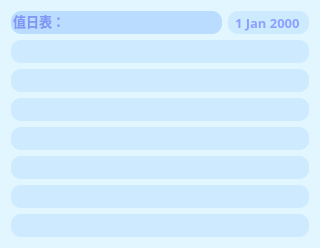
<?xml version="1.0" encoding="UTF-8"?>
<ui version="4.0">
 <class>top_window_main</class>
 <widget class="QWidget" name="top_window_main">
  <property name="geometry">
   <rect>
    <x>0</x>
    <y>0</y>
    <width>320</width>
    <height>248</height>
   </rect>
  </property>
  <property name="font">
   <font>
    <family>仿宋</family>
    <pointsize>10</pointsize>
    <weight>50</weight>
    <italic>false</italic>
    <bold>false</bold>
   </font>
  </property>
  <property name="windowTitle">
   <string>值日表</string>
  </property>
  <property name="windowOpacity">
   <double>0.950000000000000</double>
  </property>
  <property name="styleSheet">
   <string notr="true">background-color: rgb(226, 246, 255);
border-radius:10px;</string>
  </property>
  <layout class="QVBoxLayout" name="verticalLayout_2">
   <item>
    <layout class="QVBoxLayout" name="verticalLayout" stretch="1,1,1,1,1,1,1,1">
     <item>
      <layout class="QHBoxLayout" name="horizontalLayout">
       <item>
        <widget class="QLineEdit" name="lineEdit">
         <property name="sizePolicy">
          <sizepolicy hsizetype="Expanding" vsizetype="Preferred">
           <horstretch>0</horstretch>
           <verstretch>0</verstretch>
          </sizepolicy>
         </property>
         <property name="font">
          <font>
           <family>仿宋</family>
           <pointsize>10</pointsize>
           <weight>75</weight>
           <italic>false</italic>
           <bold>true</bold>
           <stylestrategy>PreferAntialias</stylestrategy>
          </font>
         </property>
         <property name="styleSheet">
          <string notr="true">color: rgb(130, 150, 245);
background-color: rgb(185, 220, 255);
border-radius:10px;</string>
         </property>
         <property name="text">
          <string>值日表：</string>
         </property>
         <property name="frame">
          <bool>false</bool>
         </property>
         <property name="readOnly">
          <bool>true</bool>
         </property>
        </widget>
       </item>
       <item>
        <widget class="QDateEdit" name="dateEdit">
         <property name="sizePolicy">
          <sizepolicy hsizetype="Minimum" vsizetype="Preferred">
           <horstretch>0</horstretch>
           <verstretch>0</verstretch>
          </sizepolicy>
         </property>
         <property name="font">
          <font>
           <family>仿宋</family>
           <pointsize>10</pointsize>
           <weight>75</weight>
           <italic>false</italic>
           <bold>true</bold>
          </font>
         </property>
         <property name="layoutDirection">
          <enum>Qt::LeftToRight</enum>
         </property>
         <property name="styleSheet">
          <string notr="true">color: rgb(140, 160, 255);
background-color: rgb(205, 234, 255);
border-radius:10px;</string>
         </property>
         <property name="alignment">
          <set>Qt::AlignCenter</set>
         </property>
         <property name="readOnly">
          <bool>true</bool>
         </property>
         <property name="buttonSymbols">
          <enum>QAbstractSpinBox::NoButtons</enum>
         </property>
         <property name="calendarPopup">
          <bool>false</bool>
         </property>
         <property name="timeSpec">
          <enum>Qt::LocalTime</enum>
         </property>
        </widget>
       </item>
      </layout>
     </item>
     <item>
      <widget class="QLineEdit" name="lineEdit_2">
       <property name="sizePolicy">
        <sizepolicy hsizetype="Expanding" vsizetype="Preferred">
         <horstretch>0</horstretch>
         <verstretch>0</verstretch>
        </sizepolicy>
       </property>
       <property name="font">
        <font>
         <family>仿宋</family>
         <pointsize>10</pointsize>
         <weight>75</weight>
         <bold>true</bold>
        </font>
       </property>
       <property name="styleSheet">
        <string notr="true">color: rgb(140, 160, 255);
background-color: rgb(205, 234, 255);
border-radius:10px;</string>
       </property>
       <property name="readOnly">
        <bool>true</bool>
       </property>
      </widget>
     </item>
     <item>
      <widget class="QLineEdit" name="lineEdit_3">
       <property name="sizePolicy">
        <sizepolicy hsizetype="Expanding" vsizetype="Preferred">
         <horstretch>0</horstretch>
         <verstretch>0</verstretch>
        </sizepolicy>
       </property>
       <property name="font">
        <font>
         <family>仿宋</family>
         <pointsize>10</pointsize>
         <weight>75</weight>
         <bold>true</bold>
        </font>
       </property>
       <property name="styleSheet">
        <string notr="true">color: rgb(140, 160, 255);
background-color: rgb(205, 234, 255);
border-radius:10px;</string>
       </property>
       <property name="readOnly">
        <bool>true</bool>
       </property>
      </widget>
     </item>
     <item>
      <widget class="QLineEdit" name="lineEdit_4">
       <property name="sizePolicy">
        <sizepolicy hsizetype="Expanding" vsizetype="Preferred">
         <horstretch>0</horstretch>
         <verstretch>0</verstretch>
        </sizepolicy>
       </property>
       <property name="font">
        <font>
         <family>仿宋</family>
         <pointsize>10</pointsize>
         <weight>75</weight>
         <bold>true</bold>
        </font>
       </property>
       <property name="styleSheet">
        <string notr="true">color: rgb(140, 160, 255);
background-color: rgb(205, 234, 255);
border-radius:10px;</string>
       </property>
       <property name="readOnly">
        <bool>true</bool>
       </property>
      </widget>
     </item>
     <item>
      <widget class="QLineEdit" name="lineEdit_5">
       <property name="sizePolicy">
        <sizepolicy hsizetype="Expanding" vsizetype="Preferred">
         <horstretch>0</horstretch>
         <verstretch>0</verstretch>
        </sizepolicy>
       </property>
       <property name="font">
        <font>
         <family>仿宋</family>
         <pointsize>10</pointsize>
         <weight>75</weight>
         <bold>true</bold>
        </font>
       </property>
       <property name="styleSheet">
        <string notr="true">color: rgb(140, 160, 255);
background-color: rgb(205, 234, 255);
border-radius:10px;</string>
       </property>
       <property name="readOnly">
        <bool>true</bool>
       </property>
      </widget>
     </item>
     <item>
      <widget class="QLineEdit" name="lineEdit_6">
       <property name="sizePolicy">
        <sizepolicy hsizetype="Expanding" vsizetype="Preferred">
         <horstretch>0</horstretch>
         <verstretch>0</verstretch>
        </sizepolicy>
       </property>
       <property name="font">
        <font>
         <family>仿宋</family>
         <pointsize>10</pointsize>
         <weight>75</weight>
         <bold>true</bold>
        </font>
       </property>
       <property name="styleSheet">
        <string notr="true">color: rgb(140, 160, 255);
background-color: rgb(205, 234, 255);
border-radius:10px;</string>
       </property>
       <property name="readOnly">
        <bool>true</bool>
       </property>
      </widget>
     </item>
     <item>
      <widget class="QLineEdit" name="lineEdit_7">
       <property name="sizePolicy">
        <sizepolicy hsizetype="Expanding" vsizetype="Preferred">
         <horstretch>0</horstretch>
         <verstretch>0</verstretch>
        </sizepolicy>
       </property>
       <property name="font">
        <font>
         <family>仿宋</family>
         <pointsize>10</pointsize>
         <weight>75</weight>
         <bold>true</bold>
        </font>
       </property>
       <property name="styleSheet">
        <string notr="true">color: rgb(140, 160, 255);
background-color: rgb(205, 234, 255);
border-radius:10px;</string>
       </property>
       <property name="readOnly">
        <bool>true</bool>
       </property>
      </widget>
     </item>
     <item>
      <widget class="QLineEdit" name="lineEdit_8">
       <property name="sizePolicy">
        <sizepolicy hsizetype="Expanding" vsizetype="Preferred">
         <horstretch>0</horstretch>
         <verstretch>0</verstretch>
        </sizepolicy>
       </property>
       <property name="font">
        <font>
         <family>仿宋</family>
         <pointsize>10</pointsize>
         <weight>75</weight>
         <bold>true</bold>
        </font>
       </property>
       <property name="styleSheet">
        <string notr="true">color: rgb(140, 160, 255);
background-color: rgb(205, 234, 255);
border-radius:10px;</string>
       </property>
       <property name="readOnly">
        <bool>true</bool>
       </property>
      </widget>
     </item>
    </layout>
   </item>
  </layout>
 </widget>
 <resources/>
 <connections/>
</ui>
